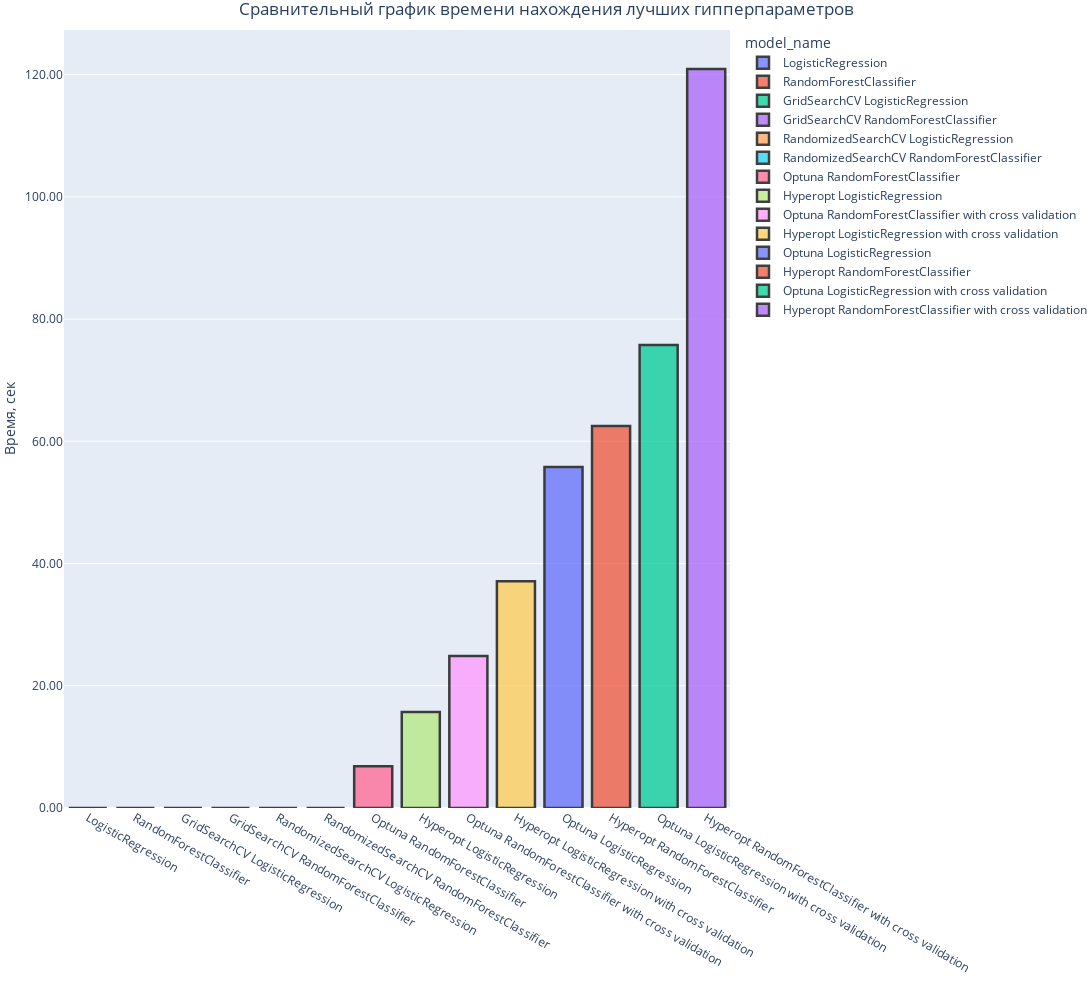

Notebook source saved alongside this figure:
### Code cell
#Отсортируем данные для лучшей наглядности
result_hyper = results_learn.sort_values(by='hyper_time')

# Строим график
fig = px.bar(
    result_hyper,
    x = 'model_name',
    y = 'hyper_time',
    title = 'Сравнительный график времени нахождения лучших гипперпараметров',
    color = 'model_name',
    width=1500,
    height=1000
)

# Настройка осей графика:
fig.update_layout(
    title = dict(x = .5, xanchor = "center"),
    xaxis_title = "",
    yaxis_title="Время, сек",
    yaxis_tickformat=',.2f',
    margin=dict(l=0, r=0, t=30, b=0)
    )

# Настройка информации при наведении курсора:
fig.update_traces(
    hovertemplate="Время нахождения лучших гипперпараметров: %{y} сек", #Информация при наведении курсора на колонку
    marker_line_color='black',   # Цвет линии колонки
    marker_line_width=2.5,       # Толщина линии колонки
    opacity=0.75            # Прозрачность колонки
)
fig.show();

### Figure 1 — Plotly figure (JSON) as saved in the notebook; plotly's stock layout.template omitted (floating-point values rounded to 4 significant figures)
{"data": [{"alignmentgroup": "True", "hovertemplate": "Время нахождения лучших гипперпараметров: %{y} сек", "legendgroup": "LogisticRegression", "marker": {"color": "#636efa", "line": {"color": "black", "width": 2.5}, "pattern": {"shape": ""}}, "name": "LogisticRegression", "offsetgroup": "LogisticRegression", "opacity": 0.75, "orientation": "v", "showlegend": true, "textposition": "auto", "type": "bar", "x": ["LogisticRegression"], "xaxis": "x", "y": [0], "yaxis": "y"}, {"alignmentgroup": "True", "hovertemplate": "Время нахождения лучших гипперпараметров: %{y} сек", "legendgroup": "RandomForestClassifier", "marker": {"color": "#EF553B", "line": {"color": "black", "width": 2.5}, "pattern": {"shape": ""}}, "name": "RandomForestClassifier", "offsetgroup": "RandomForestClassifier", "opacity": 0.75, "orientation": "v", "showlegend": true, "textposition": "auto", "type": "bar", "x": ["RandomForestClassifier"], "xaxis": "x", "y": [0], "yaxis": "y"}, {"alignmentgroup": "True", "hovertemplate": "Время нахождения лучших гипперпараметров: %{y} сек", "legendgroup": "GridSearchCV LogisticRegression", "marker": {"color": "#00cc96", "line": {"color": "black", "width": 2.5}, "pattern": {"shape": ""}}, "name": "GridSearchCV LogisticRegression", "offsetgroup": "GridSearchCV LogisticRegression", "opacity": 0.75, "orientation": "v", "showlegend": true, "textposition": "auto", "type": "bar", "x": ["GridSearchCV LogisticRegression"], "xaxis": "x", "y": [0], "yaxis": "y"}, {"alignmentgroup": "True", "hovertemplate": "Время нахождения лучших гипперпараметров: %{y} сек", "legendgroup": "GridSearchCV RandomForestClassifier", "marker": {"color": "#ab63fa", "line": {"color": "black", "width": 2.5}, "pattern": {"shape": ""}}, "name": "GridSearchCV RandomForestClassifier", "offsetgroup": "GridSearchCV RandomForestClassifier", "opacity": 0.75, "orientation": "v", "showlegend": true, "textposition": "auto", "type": "bar", "x": ["GridSearchCV RandomForestClassifier"], "xaxis": "x", "y": [0], "yaxis": "y"}, {"alignmentgroup": "True", "hovertemplate": "Время нахождения лучших гипперпараметров: %{y} сек", "legendgroup": "RandomizedSearchCV LogisticRegression", "marker": {"color": "#FFA15A", "line": {"color": "black", "width": 2.5}, "pattern": {"shape": ""}}, "name": "RandomizedSearchCV LogisticRegression", "offsetgroup": "RandomizedSearchCV LogisticRegression", "opacity": 0.75, "orientation": "v", "showlegend": true, "textposition": "auto", "type": "bar", "x": ["RandomizedSearchCV LogisticRegression"], "xaxis": "x", "y": [0], "yaxis": "y"}, {"alignmentgroup": "True", "hovertemplate": "Время нахождения лучших гипперпараметров: %{y} сек", "legendgroup": "RandomizedSearchCV RandomForestClassifier", "marker": {"color": "#19d3f3", "line": {"color": "black", "width": 2.5}, "pattern": {"shape": ""}}, "name": "RandomizedSearchCV RandomForestClassifier", "offsetgroup": "RandomizedSearchCV RandomForestClassifier", "opacity": 0.75, "orientation": "v", "showlegend": true, "textposition": "auto", "type": "bar", "x": ["RandomizedSearchCV RandomForestClassifier"], "xaxis": "x", "y": [0], "yaxis": "y"}, {"alignmentgroup": "True", "hovertemplate": "Время нахождения лучших гипперпараметров: %{y} сек", "legendgroup": "Optuna RandomForestClassifier", "marker": {"color": "#FF6692", "line": {"color": "black", "width": 2.5}, "pattern": {"shape": ""}}, "name": "Optuna RandomForestClassifier", "offsetgroup": "Optuna RandomForestClassifier", "opacity": 0.75, "orientation": "v", "showlegend": true, "textposition": "auto", "type": "bar", "x": ["Optuna RandomForestClassifier"], "xaxis": "x", "y": [6.816], "yaxis": "y"}, {"alignmentgroup": "True", "hovertemplate": "Время нахождения лучших гипперпараметров: %{y} сек", "legendgroup": "Hyperopt LogisticRegression", "marker": {"color": "#B6E880", "line": {"color": "black", "width": 2.5}, "pattern": {"shape": ""}}, "name": "Hyperopt LogisticRegression", "offsetgroup": "Hyperopt LogisticRegression", "opacity": 0.75, "orientation": "v", "showlegend": true, "textposition": "auto", "type": "bar", "x": ["Hyperopt LogisticRegression"], "xaxis": "x", "y": [15.71], "yaxis": "y"}, {"alignmentgroup": "True", "hovertemplate": "Время нахождения лучших гипперпараметров: %{y} сек", "legendgroup": "Optuna RandomForestClassifier with cross validation", "marker": {"color": "#FF97FF", "line": {"color": "black", "width": 2.5}, "pattern": {"shape": ""}}, "name": "Optuna RandomForestClassifier with cross validation", "offsetgroup": "Optuna RandomForestClassifier with cross validation", "opacity": 0.75, "orientation": "v", "showlegend": true, "textposition": "auto", "type": "bar", "x": ["Optuna RandomForestClassifier with cross validation"], "xaxis": "x", "y": [24.88], "yaxis": "y"}, {"alignmentgroup": "True", "hovertemplate": "Время нахождения лучших гипперпараметров: %{y} сек", "legendgroup": "Hyperopt LogisticRegression with cross validation", "marker": {"color": "#FECB52", "line": {"color": "black", "width": 2.5}, "pattern": {"shape": ""}}, "name": "Hyperopt LogisticRegression with cross validation", "offsetgroup": "Hyperopt LogisticRegression with cross validation", "opacity": 0.75, "orientation": "v", "showlegend": true, "textposition": "auto", "type": "bar", "x": ["Hyperopt LogisticRegression with cross validation"], "xaxis": "x", "y": [37.09], "yaxis": "y"}, {"alignmentgroup": "True", "hovertemplate": "Время нахождения лучших гипперпараметров: %{y} сек", "legendgroup": "Optuna LogisticRegression", "marker": {"color": "#636efa", "line": {"color": "black", "width": 2.5}, "pattern": {"shape": ""}}, "name": "Optuna LogisticRegression", "offsetgroup": "Optuna LogisticRegression", "opacity": 0.75, "orientation": "v", "showlegend": true, "textposition": "auto", "type": "bar", "x": ["Optuna LogisticRegression"], "xaxis": "x", "y": [55.81], "yaxis": "y"}, {"alignmentgroup": "True", "hovertemplate": "Время нахождения лучших гипперпараметров: %{y} сек", "legendgroup": "Hyperopt RandomForestClassifier", "marker": {"color": "#EF553B", "line": {"color": "black", "width": 2.5}, "pattern": {"shape": ""}}, "name": "Hyperopt RandomForestClassifier", "offsetgroup": "Hyperopt RandomForestClassifier", "opacity": 0.75, "orientation": "v", "showlegend": true, "textposition": "auto", "type": "bar", "x": ["Hyperopt RandomForestClassifier"], "xaxis": "x", "y": [62.5], "yaxis": "y"}, {"alignmentgroup": "True", "hovertemplate": "Время нахождения лучших гипперпараметров: %{y} сек", "legendgroup": "Optuna LogisticRegression with cross validation", "marker": {"color": "#00cc96", "line": {"color": "black", "width": 2.5}, "pattern": {"shape": ""}}, "name": "Optuna LogisticRegression with cross validation", "offsetgroup": "Optuna LogisticRegression with cross validation", "opacity": 0.75, "orientation": "v", "showlegend": true, "textposition": "auto", "type": "bar", "x": ["Optuna LogisticRegression with cross validation"], "xaxis": "x", "y": [75.76], "yaxis": "y"}, {"alignmentgroup": "True", "hovertemplate": "Время нахождения лучших гипперпараметров: %{y} сек", "legendgroup": "Hyperopt RandomForestClassifier with cross validation", "marker": {"color": "#ab63fa", "line": {"color": "black", "width": 2.5}, "pattern": {"shape": ""}}, "name": "Hyperopt RandomForestClassifier with cross validation", "offsetgroup": "Hyperopt RandomForestClassifier with cross validation", "opacity": 0.75, "orientation": "v", "showlegend": true, "textposition": "auto", "type": "bar", "x": ["Hyperopt RandomForestClassifier with cross validation"], "xaxis": "x", "y": [120.9], "yaxis": "y"}], "layout": {"barmode": "relative", "height": 1000, "legend": {"title": {"text": "model_name"}, "tracegroupgap": 0}, "margin": {"b": 0, "l": 0, "r": 0, "t": 30}, "title": {"text": "Сравнительный график времени нахождения лучших гипперпараметров", "x": 0.5, "xanchor": "center"}, "width": 1500, "xaxis": {"anchor": "y", "categoryarray": ["LogisticRegression", "RandomForestClassifier", "GridSearchCV LogisticRegression", "GridSearchCV RandomForestClassifier", "RandomizedSearchCV LogisticRegression", "RandomizedSearchCV RandomForestClassifier", "Optuna RandomForestClassifier", "Hyperopt LogisticRegression", "Optuna RandomForestClassifier with cross validation", "Hyperopt LogisticRegression with cross validation", "Optuna LogisticRegression", "Hyperopt RandomForestClassifier", "Optuna LogisticRegression with cross validation", "Hyperopt RandomForestClassifier with cross validation"], "categoryorder": "array", "domain": [0, 1], "title": {"text": ""}}, "yaxis": {"anchor": "x", "domain": [0, 1], "tickformat": ",.2f", "title": {"text": "Время, сек"}}}}
